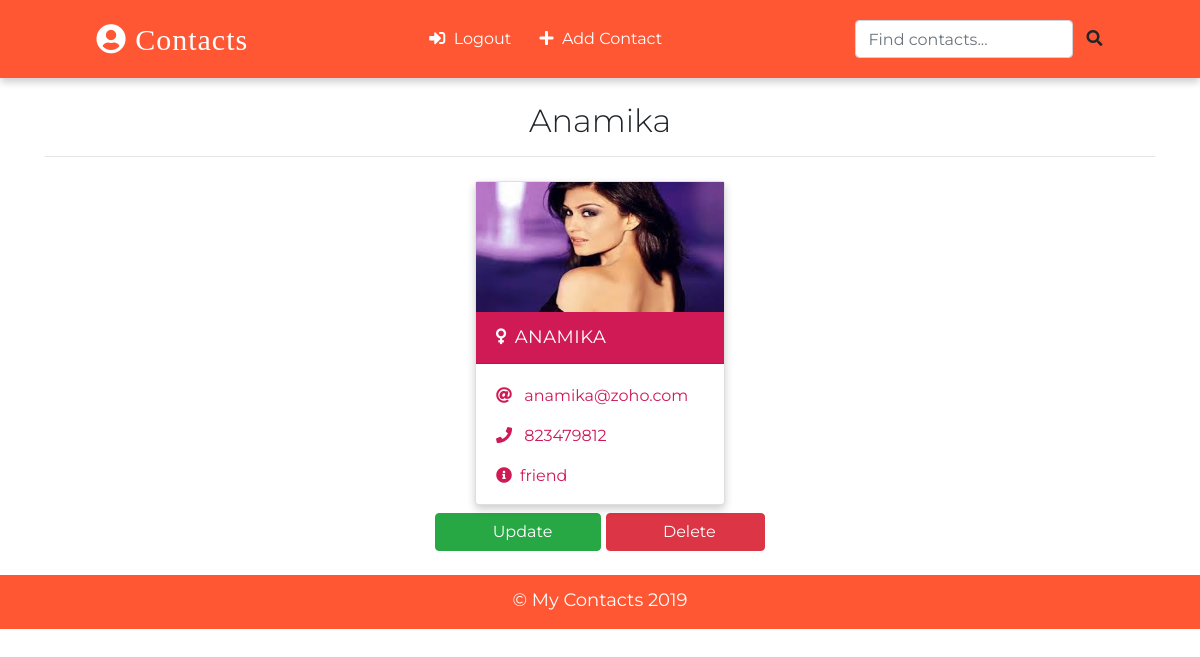
Page /detail/2/ (signed in) on the committed database.
### app/models.py (models this page shows, shortened)
class Contact(models.Model):
    name = models.CharField(max_length=30)
    phone = models.IntegerField()
    email = models.EmailField(max_length=30)
    gender = models.CharField(max_length=10, choices=(
        ('male', 'Male'),
        ('female', 'Female')
    ))
    image = models.ImageField(upload_to='images/', blank=True)
    info = models.CharField(max_length=30)
    date_added = models.DateField(auto_now_add=True)
    class Meta:
        ordering = ['-id']

### app/views.py (the view)
# urls.py: path('detail/<int:pk>/', views.DetailPageView.as_view(), name='detail'),
class DetailPageView(LoginRequiredMixin, DetailView):
    template_name = 'detail.html'
    model = Contact
    context_object_name = 'contact'

### templates/detail.html (shortened to what this page needs)
{% extends 'base.html' %}
{% load static %}
{% block content %}
<div class="container">
  <h2 class="heading font-weight-light text-center">{{contact.name}}</h2>
  <hr />
</div>
<div class="container main-part">
  {% include 'partials/_card.html' %}
</div>
<div class="text-center">
  <a class="btn btn-success px-5" href="{% url 'update' contact.id %}">
    &nbsp; Update
  </a>
  <a class="btn btn-danger px-5" href="{% url 'delete' contact.id %}">
    &nbsp; Delete
  </a>
</div>
{% endblock content %}

### templates/base.html (shortened to what this page needs)
{% load static %}
<!DOCTYPE html>
<html lang="en">
<head>
  <link rel="stylesheet" href="https://stackpath.bootstrapcdn.com/bootstrap/4.3.1/css/bootstrap.min.css">
  <link rel="stylesheet" href="{% static './css/main.css' %}" />
  <link rel="stylesheet" href="https://use.fontawesome.com/releases/v5.6.3/css/all.css" />
</head>
<body>
  <nav>
    <a class="logo" href="{% url 'home' %}">
      <i class="fas fa-user-circle"></i>&nbsp;Contacts
    </a>
    <p class="feature-link m-0 p-0">
      {% if request.user.is_authenticated %}
        <a href="{% url 'logout' %}" class="mr-4 text-white">
          <i class="fas fa-sign-in-alt"></i>&nbsp; Logout
        </a>
        <a href="{% url 'create' %}" class="mr-4 text-white">
          <i class="fas fa-plus"></i>&nbsp; Add Contact
        </a>
      {% endif %}
    </p>
    <form class="form-inline my-2" action="{% url 'search' %}" method="GET">
      <input class="form-control" type="text" placeholder="Find contacts..." name='query' />
      <button class="btn" type="submit"><i class="fas fa-search"></i></button>
    </form>
  </nav>
  <br />
  {% block content %}
  {% endblock content %}
  <footer class="mt-4 p-2">
    <p class="text-center p-1 m-0">&copy; My Contacts 2019</p>
  </footer>
</body>
</html>

### templates/partials/_card.html
{% load static %}
{% if contact.gender == 'male' %}
      <div class="card my-2 mx-2 boy-card">
        <img src="{% if contact.image %}
            {{contact.image.url}}
          {% else %}
            {% static 'images/boy.png' %}
          {% endif %}" class="img-fluid" />
        <div class="card-header">
          <a href="{% url 'detail' contact.id %}" class="text-white header-link"
            ><i class="fas fa-mars mr-2"></i>{{contact.name}}</a
          >
        </div>
        <div class="card-body pb-0">
          <p>
            <i class="fas fa-at mr-2"></i>
            <a href="mailto:{{contact.email}}">{{contact.email}}</a>
          </p>
          <p>
            <i class="fas fa-phone mr-2"></i>
            <a href="tel:{{contact.phone}}">{{contact.phone}}</a>
          </p>
          <p><i class="fas fa-info-circle mr-2"></i>{{contact.info}}</p>
        </div>
      </div>
      {% else %}
      <div class="card my-2 mx-2 girl-card">
        <img src="{% if contact.image %}
            {{contact.image.url}}
          {% else %}
            {% static 'images/girl.png' %}
          {% endif %}" class="img-fluid" />
        <div class="card-header">
          <a href="{% url 'detail' contact.id %}" class="text-white header-link"
            ><i class="fas fa-venus mr-2"></i>{{contact.name}}</a
          >
        </div>
        <div class="card-body pb-0">
          <p>
            <i class="fas fa-at mr-2"></i>
            <a href="mailto:{{contact.email}}">{{contact.email}}</a>
          </p>
          <p>
            <i class="fas fa-phone mr-2"></i>
            <a href="tel:{{contact.phone}}">{{contact.phone}}</a>
          </p>
          <p><i class="fas fa-info-circle mr-2"></i>{{contact.info}}</p>
        </div>
      </div>
    {% endif %}

### static/css/main.css (style rules this page uses)
:root { --back: #FF5733; --girl: #D01A55; --boy: #91E213; }
body { font-family: 'Montserrat', sans-serif; }
nav { font-weight: light; display: flex; justify-content: space-around; background-color: var(--back); align-items: center; padding-top: 12px; padding-bottom: 12px; box-shadow: 0 4px 8px 0 rgba(0, 0, 0, 0.2); }
.logo { font-size: 30px; letter-spacing: 1px; color: white; padding: 2px 12px; border-radius: 8px; font-family: cursive; }
.card { box-shadow: 0 4px 8px 0 rgba(0, 0, 0, 0.2); transition: 0.3s; min-width: 250px; box-sizing: border-box; }
img { height: 130px !important; }
.card-header { font-size: 18px; letter-spacing: 0.5px; text-transform: uppercase; }
.girl-card .card-header { background-color: var(--girl); }
.girl-card .card-body, .girl-card .card-body p a { color: var(--girl); }
.card-body p { cursor: pointer; }
.main-part { display: flex; flex-wrap: wrap; justify-content: space-evenly; }
footer { background-color: var(--back); color: white; font-size: 18px; border-bottom: 3px solid var(--back); }

### rows in the picture
Contact: name "Anamika", image (picture), name "ANAMIKA", email "anamika@zoho.com", phone "823479812", info "friend"
